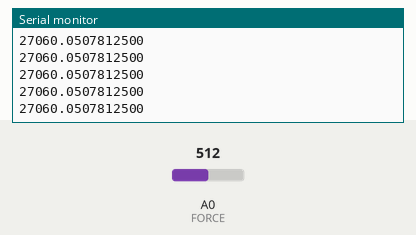
The sketch below on a simulated Arduino Uno, built with avr-gcc and run on an emulated ATmega328P. Parts: the last lines printed to the serial monitor. Inputs (shaded band) come from the test bench; at power-on: A0 (FORCE) = 512.

Above: at 1.2 s.
1.3 s: A0 (FORCE) set to 1004
At 1.57 s:
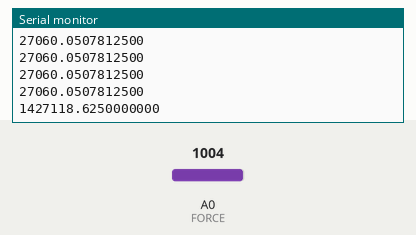
2.8 s: A0 (FORCE) set to 1023
At 2.98 s:
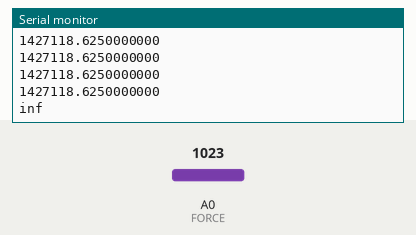

Measured:
- the behaviour switches between 1022 and 1023 on A0 (FORCE) (found by bisection; images 1 and 2)
- after the input at 1.3 s, the serial monitor: prints a new line after 0.11 s (image 1)
- after the input at 2.8 s, the serial monitor: prints a new line at once (image 2)

The sketch:

sketch_oct09a.ino
```cpp
//*****************************************************************************
// Example Sketch for the 0.5" Force Sensitive Resistor
// 3/17/11
//
// Set up the FSR as R2 of voltage divider circuit with R1 a value of 27k
// Vout connected to Analog input 0
// Prints resistance value of FSR
//
// WARNING: Resistance value only valid for 27k resistor if using a different
// value, use the equation
//
//    x = (Rfsr/(R1+Rfsr))*1023
//
// where x is the value from A0, and R1 is the non-FSR resistor, to find the
// FSR resistance in Ohms.
//
// To find the actual weight applied to the sensor, refer to the graph on page
// 5 of the datasheet (theoretical values only!) or calibrate the circuit us
// of a known weight.


//*****************************************************************************

#define FORCE 0

float value = 0;
float resistance = 0;

void setup()
{
  Serial.begin(9600);
  Serial.println("0.5\" Force Sensitive Resistor Test");
}

void loop()
{
  value = analogRead(FORCE);
  resistance = ((26.4*value)/(1-(value/1023.0)));
  Serial.println(resistance,DEC);

  delay(200);
}
```
